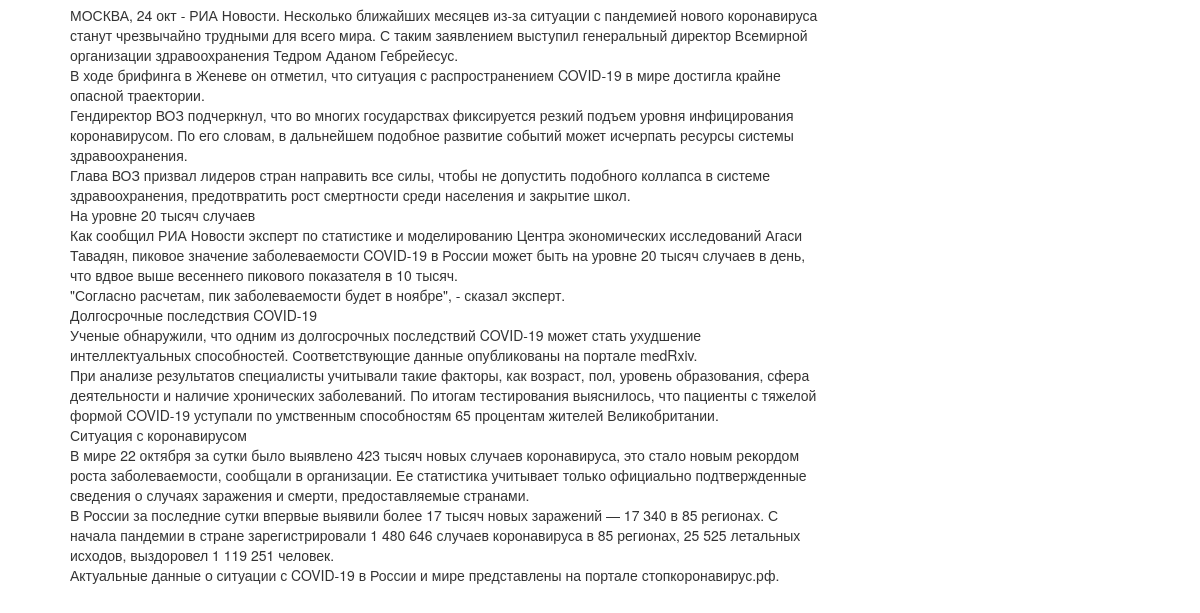
The app's page / (lower part), older data.
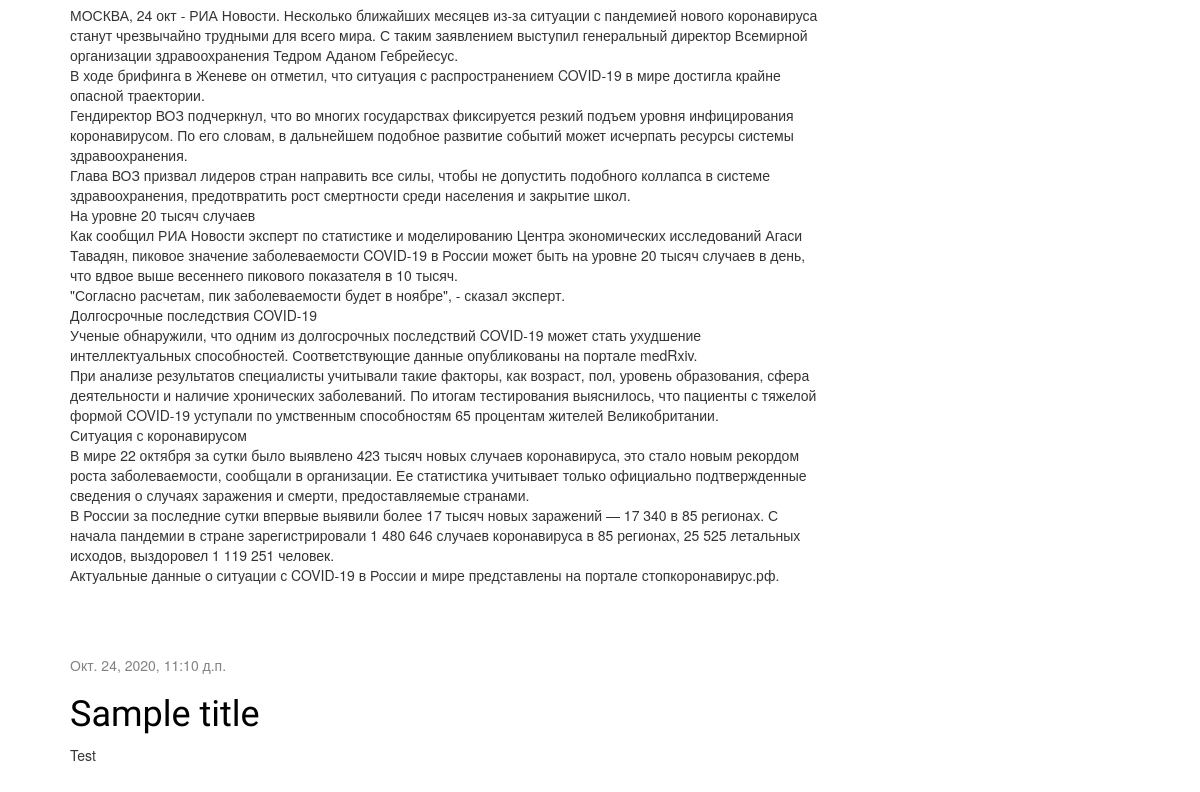
The same page, newer data.
### new/models.py (models this page shows, shortened)
class Post(models.Model):
    author = models.ForeignKey(settings.AUTH_USER_MODEL, on_delete=models.CASCADE)
    title = models.CharField(max_length=200)
    text = models.TextField()
    created_date = models.DateTimeField(default=timezone.now)
    published_date = models.DateTimeField(blank=True, null=True)

### new/views.py (the view)
# urls.py: path('', views.post_list, name='post_list'),
def post_list(request):
    posts = Post.objects.filter(published_date__lte=timezone.now()).order_by('published_date')
    return render(request, 'new/post_list.html', {'posts': posts})

### new/templates/new/post_list.html
{% extends 'new/base.html' %}
{% block content %}
    {% for post in posts %}
        <div class="post">
            <div class="date">
                {{ post.published_date }}
            </div>
            <h1><a href="{% url 'post_detail' pk=post.pk %}">{{ post.title }}</a></h1>
            <p>{{ post.text|linebreaksbr }}</p>
        </div>
    {% endfor %}
{% endblock %}

Row changes from the older to the newer data that the page shows:
added Post: published_date "Окт. 24, 2020, 11:10 д.п.", title "Sample title", text "Test"
